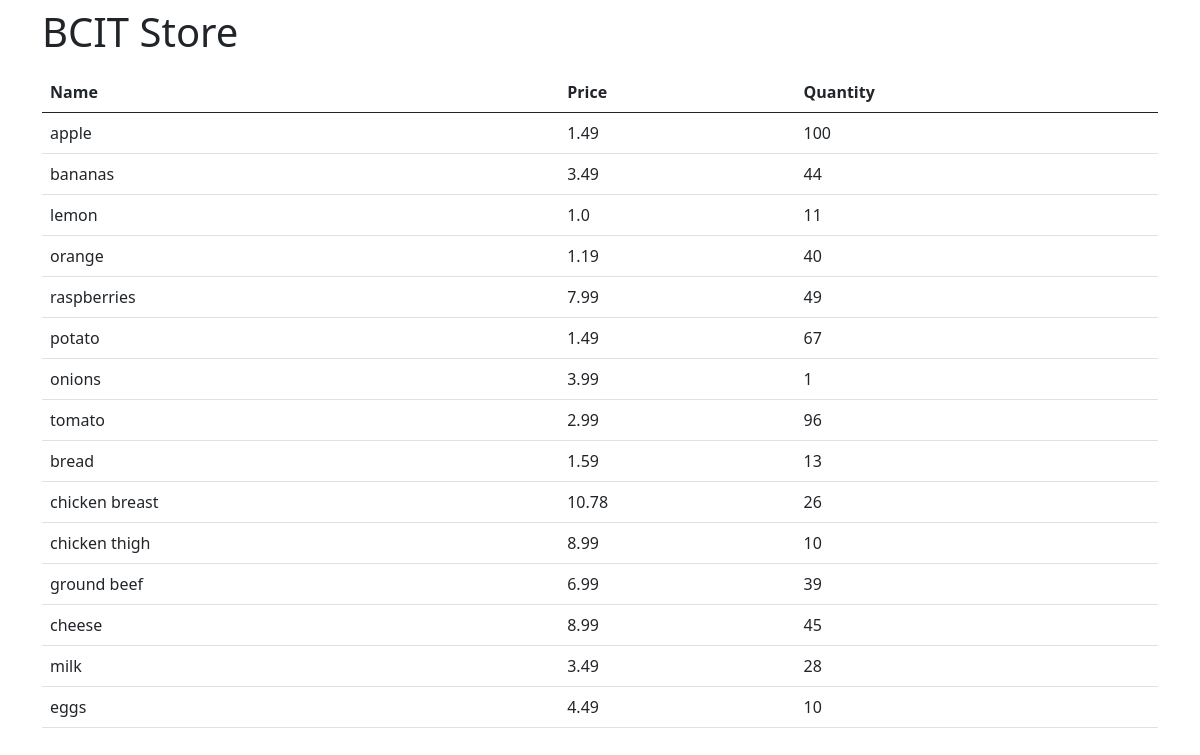
Before: / with the older database file.
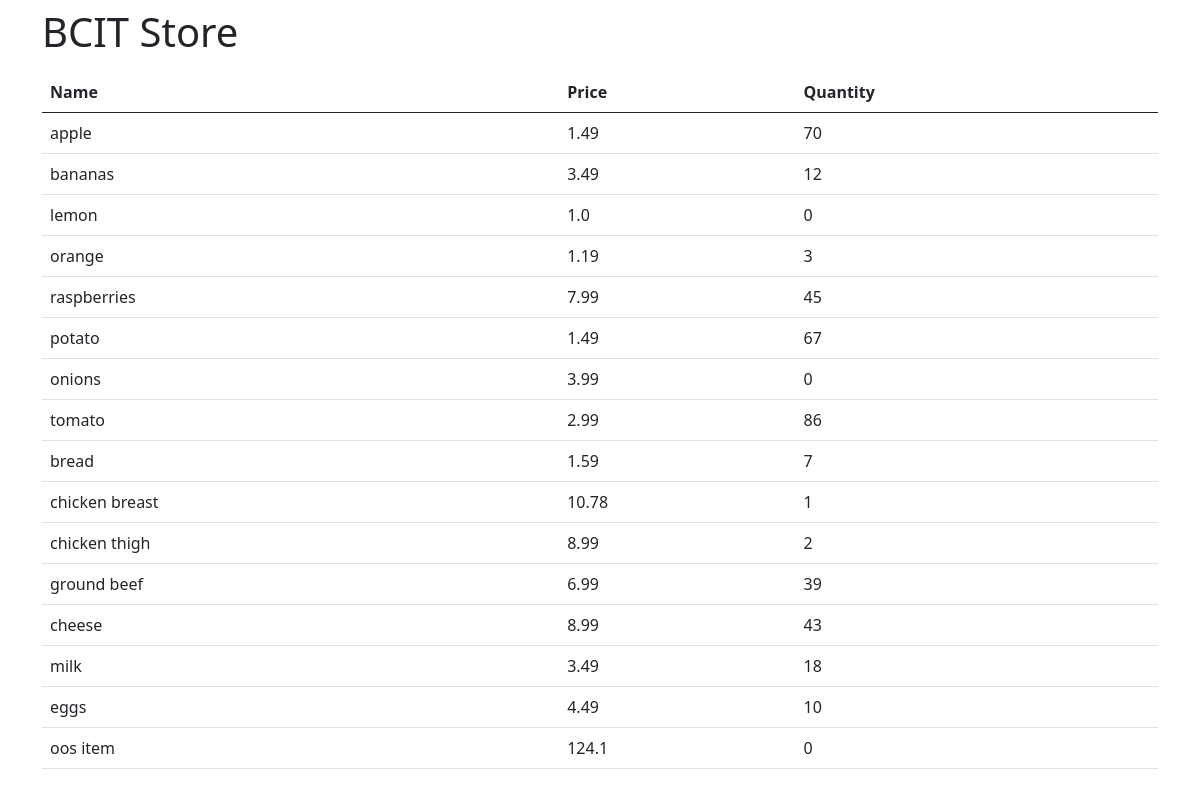
After: the same page with the newer database file.
### models.py (models this page shows, shortened)
class Product(db.Model):
    name = db.Column(db.String, unique=True, primary_key=True, nullable=False)
    price = db.Column(db.Float)
    quantity = db.Column(db.Integer)

### app.py (the view)
@app.route("/")
def home():
    data = Product.query.all()
    return render_template("index.html", products=data)

### templates/index.html
{% extends "base.html" %}
{% block content %}
<h1 class="py-2">BCIT Store</h1>
<table class="table table-highlighted">
    <thead>
        <tr>
            <th>Name</th>
            <th>Price</th>
            <th>Quantity</th>
        </tr>
    </thead>
    <tbody>
        {% for product in products %}
        <tr>
            <td>{{ product.name }}</td>
            <td>{{ product.price }}</td>
            <td>{{ product.quantity }}</td>
        </tr>
        {% endfor %}
    </tbody>
</table>
{% endblock %}

### templates/base.html (shortened to what this page needs)
<!doctype html>
<html lang="en">
<head>
    <link href="https://cdn.jsdelivr.net/npm/bootstrap@5.0.2/dist/css/bootstrap.min.css" rel="stylesheet"
>
</head>
<body>
    <div class="container">
        {% block content %}
        {% endblock %}
    </div>
</body>
</html>

Changed rows visible on the page:
changed Product "apple": quantity "100" → "70"
changed Product "bananas": quantity "44" → "12"
changed Product "lemon": quantity "11" → "0"
changed Product "orange": quantity "40" → "3"
changed Product "raspberries": quantity "49" → "45"
changed Product "onions": quantity "1" → "0"
changed Product "tomato": quantity "96" → "86"
changed Product "bread": quantity "13" → "7"
changed Product "chicken breast": quantity "26" → "1"
changed Product "chicken thigh": quantity "10" → "2"
changed Product "cheese": quantity "45" → "43"
changed Product "milk": quantity "28" → "18"
added Product: name "oos item", price "124.1", quantity "0"
